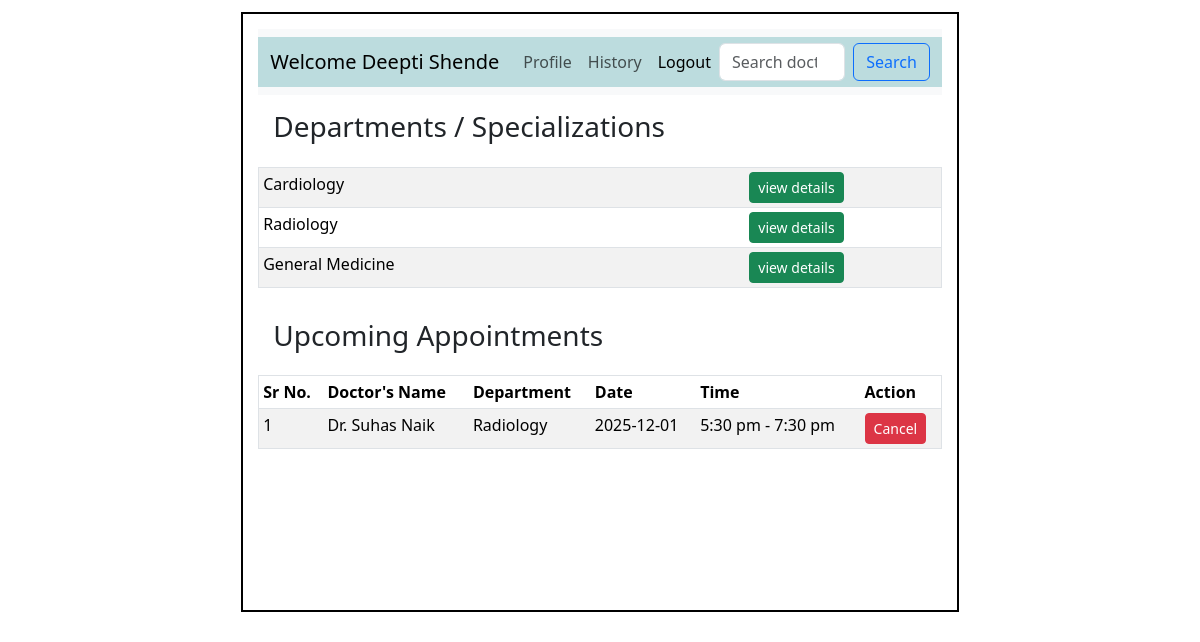
Screenshot of /patient/3 with the database file from the repository.
### application/models.py (models this page shows)
class Patient(db.Model):
    __tablename__ = "Patient"
    patient_id = db.Column(db.Integer, primary_key=True)
    name = db.Column(db.String(), nullable=False)
    phone = db.Column(db.String())
    age = db.Column(db.Integer)
    gender = db.Column(db.String())
    email = db.Column(db.String(), unique=True)
    username = db.Column(db.String(), unique=True, nullable=False)
    password = db.Column(db.String(), nullable=False)
    address = db.Column(db.String())
    patient_type = db.Column(db.String(), default='OPD')  # OPD/IPD
    status = db.Column(db.String(), default='Active')
    consultant = db.Column(db.Integer, db.ForeignKey('Doctor.doctor_id'))  #foreignkey
    appointments = db.relationship('Appointment', backref='patient', lazy=True)  # relationship
    treatment = db.relationship('Treatment', backref='patient', lazy=True) #realtionship

class Department(db.Model):
    __tablename__ = "Department"
    department_id = db.Column(db.Integer, primary_key = True)
    department_name = db.Column(db.String(), nullable=False)
    info = db.Column(db.String(), nullable=False)
    doctors = db.relationship('Doctor', backref='dept', lazy=True) #relationship

class Appointment(db.Model):
    __tablename__ = "Appointment"
    appointment_id = db.Column(db.Integer, primary_key=True)
    date = db.Column(db.String() , nullable=False)
    time = db.Column(db.String(), nullable=False)
    status = db.Column(db.String(), default='Upcoming', nullable=False)
    doctor_id = db.Column(db.Integer, db.ForeignKey('Doctor.doctor_id'))   #foreignkey
    patient_id = db.Column(db.Integer, db.ForeignKey('Patient.patient_id'))  #foreignkey

class Doctor(db.Model):
    __tablename__ = "Doctor"
    doctor_id = db.Column(db.Integer, primary_key=True)
    name = db.Column(db.String(), nullable = False)
    phone = db.Column(db.String(), nullable = False)
    age = db.Column(db.Integer, nullable = False)
    gender = db.Column(db.String(), nullable = False)
    email = db.Column(db.String(), unique=True, nullable = False)
    username = db.Column(db.String(), unique=True, nullable=False)
    password = db.Column(db.String(), nullable=False)
    appointments = db.relationship('Appointment', backref='doctor', lazy=True)  # relationship
    dept_id= db.Column(db.Integer, db.ForeignKey('Department.department_id'))    #foreignkey
    role = db.Column(db.String())
    info = db.Column(db.String())
    exp_year = db.Column(db.Integer)

### application/controllers.py (the view)
@app.route('/patient/<int:pat_id>', methods=['GET'])
def patient(pat_id):
    this_patient = Patient.query.filter_by(patient_id=pat_id).first()
    departments = Department.query.all()
    appoint = Appointment.query.filter_by(patient_id=pat_id).all()
    return render_template('patient_dash.html', this_patient=this_patient, departments=departments, appoint=appoint)

### templates/patient_dash.html (shortened to what this page needs)
<!DOCTYPE html>
<html lang="en">
    <head>
        <link rel="stylesheet" href="/static/style.css">
        <link href="https://cdn.jsdelivr.net/npm/bootstrap@5.3.8/dist/css/bootstrap.min.css" rel="stylesheet"
>
    </head>
    <body>
        <div id="main">
            <div id="canvas">
                <nav class="navbar navbar-expand-lg bg-body-tertiary">
                    <div id="nav" class="container-fluid">
                        <a class="navbar-brand" href="/patient/{{this_patient.patient_id}}">Welcome {{ this_patient.name }}</a>
                        <div class="collapse navbar-collapse" id="navbarSupportedContent">
                            <ul class="navbar-nav me-auto mb-2 mb-lg-0">
                                <li class="nav-item">
                                    <a class="nav-link" href="/edit_patient/{{this_patient.patient_id}}">Profile</a>
                                </li>
                                <li class="nav-item">
                                    <a class="nav-link" href="{{url_for('past_appointments', pat_id=this_patient.patient_id)}}">History</a>
                                </li>
                                <li>
                                    <a class="nav-link active" aria-current="page" href="/logout">Logout</a>
                                </li>
                            </ul>
                            <form class="d-flex" role="search" method="GET" action="/patient_search/{{this_patient.patient_id}}">
                                <input class="form-control me-2"
                                    type="search"
                                    name="query"
                                    placeholder="Search doctor or department">
                                <button class="btn btn-outline-primary" type="submit">Search</button>
                            </form>
                        </div>
                    </div>
                </nav>
                <div id="content">
                    <h3 class="headings"> Departments / Specializations</h3>
                    <div id="table text-center">
                        <table class="table table-sm border table-striped">
                            {% for dept in departments %}
                            <tr>
                                <td>{{dept.department_name}}</td>
                                <td class="text-center">
                                    <a href="/patient/{{this_patient.patient_id}}/department/{{dept.department_id}}" class="btn btn-success btn-sm">view details</a>
                                </td>
                            </tr>
                            {% endfor %}
                        </table>
                    </div>
                    <h3 class="headings">Upcoming Appointments</h3>
                    <div id="table">
                        <table class="table table-sm border table-striped">
                            <thead>
                                <tr>
                                    <th>Sr No.</th>
                                    <th>Doctor's Name</th>
                                    <th>Department</th>
                                    <th>Date</th>
                                    <th>Time</th>
                                    <th>Action</th>
                                </tr>
                            </thead>
                            <tbody>
                                {% set ns = namespace(found=false, count=0) %}
                                {% for a in appoint %}
                                    {% if a.status == "Upcoming" %}
                                        {% set ns.count = ns.count + 1 %}
                                        {% set ns.found = true %}
                                        <tr>
                                            <td>{{ ns.count }}</td>
                                            <td>Dr. {{ a.doctor.name }}</td>
                                            <td>{{ a.doctor.dept.department_name }}</td>
                                            <td>{{ a.date }}</td>
                                            <td>{{ a.time }}</td>
                                            <td>
                                                <a href="{{ url_for('cancel_appoint', appoint_id=a.appointment_id, role='patient') }}" class="btn btn-danger btn-sm">Cancel</a>
                                            </td>
                                        </tr>
                                    {% endif %}
                                {% endfor %}
                            </tbody>
                        </table>
                    </div>
                </div>
            </div>
        </div>
    </body>
</html>

### static/style.css (style rules this page uses)
* { margin: 0; }
#main,canvas { border: 2px solid white; margin-top: 10px; height: auto; }
#canvas { width: 60%; height: 600px; margin:auto; border: 2px solid black; }
#nav { background: #bcdcde; height: 50px; }

### templates/patient_dash.html (style rules this page uses)
#canvas , .headings { padding: 15px; }

### rows the page displays
Patient: name "Deepti Shende"
Department: department_name "Cardiology"
Department: department_name "Radiology"
Department: department_name "General Medicine"
Appointment: count "1", doctor.name "Suhas Naik", doctor.dept.department_name "Radiology", date "2025-12-01", time "5:30 pm - 7:30 pm"
